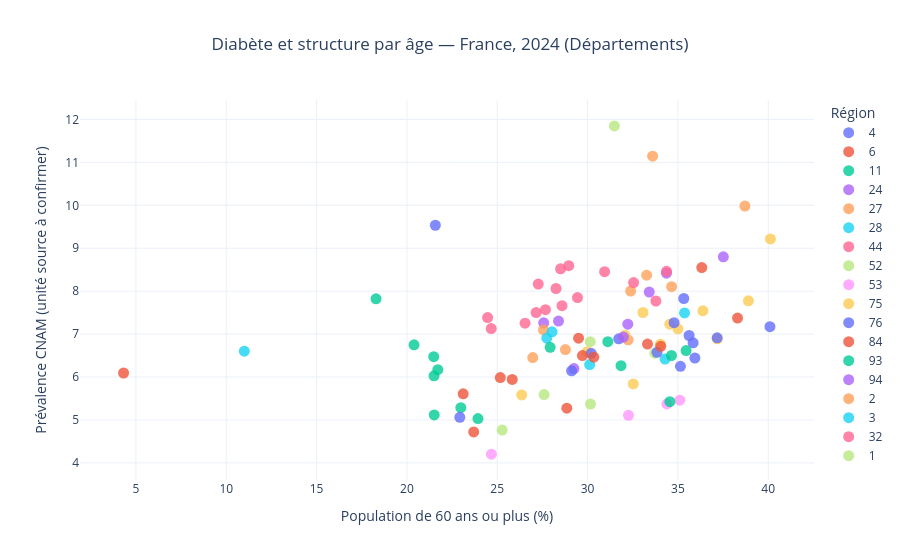

This figure's notebook cell:
### Code cell
#Créer le nuage de points

fig_scatter = px.scatter(
    df_scatter,
    x="part_60_plus_pct",
    y="prev",
    color="region",
    hover_name="nom_departement",
    hover_data={
        "code_dept": True,
        "ntop": True,
        "population_totale": ":,.0f"
    },
    title="Diabète et structure par âge — France, 2024 (Départements)",
    labels={
        "part_60_plus_pct": "Population de 60 ans ou plus (%)",
        "prev": "Prévalence CNAM (unité source à confirmer)",
        "region": "Code région"
    },
    template="plotly_white",
    opacity=0.8
)

fig_scatter.update_traces(
    marker=dict(size=11)
)

fig_scatter.update_layout(
    height=650,
    title_x=0.5,
    legend_title_text="Région"
)

fig_scatter.show()

### Figure 1 — Plotly figure (JSON) as saved in the notebook; plotly's stock layout.template omitted (floating-point values rounded to 4 significant figures)
{"data": [{"customdata": [["974", 89860, 897613]], "hovertemplate": "<b>%{hovertext}</b><br><br>Code région=4<br>Population de 60 ans ou plus (%)=%{x}<br>Prévalence CNAM (unité source à confirmer)=%{y}<br>code_dept=%{customdata[0]}<br>ntop=%{customdata[1]}<br>population_totale=%{customdata[2]:,.0f}<extra></extra>", "hovertext": ["La Réunion"], "legendgroup": "4", "marker": {"color": "#636efa", "opacity": 0.8, "size": 11, "symbol": "circle"}, "mode": "markers", "name": "4", "orientation": "v", "showlegend": true, "type": "scatter", "x": [21.57], "xaxis": "x", "y": [9.535], "yaxis": "y"}, {"customdata": [["976", 7770, 320646]], "hovertemplate": "<b>%{hovertext}</b><br><br>Code région=6<br>Population de 60 ans ou plus (%)=%{x}<br>Prévalence CNAM (unité source à confirmer)=%{y}<br>code_dept=%{customdata[0]}<br>ntop=%{customdata[1]}<br>population_totale=%{customdata[2]:,.0f}<extra></extra>", "hovertext": ["Mayotte"], "legendgroup": "6", "marker": {"color": "#EF553B", "opacity": 0.8, "size": 11, "symbol": "circle"}, "mode": "markers", "name": "6", "orientation": "v", "showlegend": true, "type": "scatter", "x": [4.317], "xaxis": "x", "y": [6.094], "yaxis": "y"}, {"customdata": [["77", 93930, 1479706], ["78", 78590, 1495123], ["91", 80230, 1347483], ["93", 127120, 1718265], ["95", 87620, 1289641], ["92", 82860, 1661465], ["75", 104110, 2084894], ["94", 85210, 1430965]], "hovertemplate": "<b>%{hovertext}</b><br><br>Code région=11<br>Population de 60 ans ou plus (%)=%{x}<br>Prévalence CNAM (unité source à confirmer)=%{y}<br>code_dept=%{customdata[0]}<br>ntop=%{customdata[1]}<br>population_totale=%{customdata[2]:,.0f}<extra></extra>", "hovertext": ["Seine-et-Marne", "Yvelines", "Essonne", "Seine-Saint-Denis", "Val-d'Oise", "Hauts-de-Seine", "Paris", "Val-de-Marne"], "legendgroup": "11", "marker": {"color": "#00cc96", "opacity": 0.8, "size": 11, "symbol": "circle"}, "mode": "markers", "name": "11", "orientation": "v", "showlegend": true, "type": "scatter", "x": [21.48, 22.98, 21.5, 18.29, 20.39, 21.51, 23.93, 21.71], "xaxis": "x", "y": [6.474, 5.285, 6.028, 7.822, 6.75, 5.116, 5.032, 6.171], "yaxis": "y"}, {"customdata": [["37", 38240, 621115], ["18", 24400, 297369], ["36", 18260, 215000], ["41", 25970, 328061], ["45", 49200, 693193], ["28", 31010, 433268]], "hovertemplate": "<b>%{hovertext}</b><br><br>Code région=24<br>Population de 60 ans ou plus (%)=%{x}<br>Prévalence CNAM (unité source à confirmer)=%{y}<br>code_dept=%{customdata[0]}<br>ntop=%{customdata[1]}<br>population_totale=%{customdata[2]:,.0f}<extra></extra>", "hovertext": ["Indre-et-Loire", "Cher", "Indre", "Loir-et-Cher", "Loiret", "Eure-et-Loir"], "legendgroup": "24", "marker": {"color": "#ab63fa", "opacity": 0.8, "size": 11, "symbol": "circle"}, "mode": "markers", "name": "24", "orientation": "v", "showlegend": true, "type": "scatter", "x": [29.25, 34.37, 37.52, 33.41, 27.57, 28.39], "xaxis": "x", "y": [6.197, 8.42, 8.8, 7.98, 7.263, 7.304], "yaxis": "y"}, {"customdata": [["25", 34410, 547024], ["89", 27150, 331426], ["21", 34550, 540943], ["90", 9560, 140174], ["39", 17540, 257588], ["58", 19170, 200818], ["70", 18320, 232484], ["71", 43850, 549723]], "hovertemplate": "<b>%{hovertext}</b><br><br>Code région=27<br>Population de 60 ans ou plus (%)=%{x}<br>Prévalence CNAM (unité source à confirmer)=%{y}<br>code_dept=%{customdata[0]}<br>ntop=%{customdata[1]}<br>population_totale=%{customdata[2]:,.0f}<extra></extra>", "hovertext": ["Doubs", "Yonne", "Côte-d'Or", "Territoire de Belfort", "Jura", "Nièvre", "Haute-Saône", "Saône-et-Loire"], "legendgroup": "27", "marker": {"color": "#FFA15A", "opacity": 0.8, "size": 11, "symbol": "circle"}, "mode": "markers", "name": "27", "orientation": "v", "showlegend": true, "type": "scatter", "x": [26.96, 33.27, 28.77, 27.56, 32.25, 38.71, 32.39, 34.65], "xaxis": "x", "y": [6.453, 8.372, 6.64, 7.1, 6.866, 9.982, 8.003, 8.104], "yaxis": "y"}, {"customdata": [["27", 40980, 603231], ["50", 31660, 497681], ["61", 19840, 273958], ["76", 87620, 1261327], ["14", 44110, 712763]], "hovertemplate": "<b>%{hovertext}</b><br><br>Code région=28<br>Population de 60 ans ou plus (%)=%{x}<br>Prévalence CNAM (unité source à confirmer)=%{y}<br>code_dept=%{customdata[0]}<br>ntop=%{customdata[1]}<br>population_totale=%{customdata[2]:,.0f}<extra></extra>", "hovertext": ["Eure", "Manche", "Orne", "Seine-Maritime", "Calvados"], "legendgroup": "28", "marker": {"color": "#19d3f3", "opacity": 0.8, "size": 11, "symbol": "circle"}, "mode": "markers", "name": "28", "orientation": "v", "showlegend": true, "type": "scatter", "x": [27.74, 34.29, 35.37, 28.03, 30.12], "xaxis": "x", "y": [6.904, 6.418, 7.494, 7.054, 6.29], "yaxis": "y"}, {"customdata": [["54", 49690, 731137], ["10", 23290, 309743], ["51", 41710, 560932], ["08", 21670, 264406], ["52", 13870, 167185], ["55", 14050, 179279], ["57", 76780, 1050916], ["67", 83030, 1167537], ["68", 56340, 770839], ["88", 27700, 355483]], "hovertemplate": "<b>%{hovertext}</b><br><br>Code région=44<br>Population de 60 ans ou plus (%)=%{x}<br>Prévalence CNAM (unité source à confirmer)=%{y}<br>code_dept=%{customdata[0]}<br>ntop=%{customdata[1]}<br>population_totale=%{customdata[2]:,.0f}<extra></extra>", "hovertext": ["Meurthe-et-Moselle", "Aube", "Marne", "Ardennes", "Haute-Marne", "Meuse", "Moselle", "Bas-Rhin", "Haut-Rhin", "Vosges"], "legendgroup": "44", "marker": {"color": "#FF6692", "opacity": 0.8, "size": 11, "symbol": "circle"}, "mode": "markers", "name": "44", "orientation": "v", "showlegend": true, "type": "scatter", "x": [27.15, 29.44, 27.67, 30.94, 34.37, 32.55, 28.51, 26.54, 28.59, 33.78], "xaxis": "x", "y": [7.502, 7.85, 7.569, 8.454, 8.463, 8.199, 8.521, 7.254, 7.661, 7.771], "yaxis": "y"}, {"customdata": [["72", 37960, 566239], ["85", 47290, 719419], ["44", 71100, 1499333], ["49", 46310, 837086], ["53", 16220, 304794]], "hovertemplate": "<b>%{hovertext}</b><br><br>Code région=52<br>Population de 60 ans ou plus (%)=%{x}<br>Prévalence CNAM (unité source à confirmer)=%{y}<br>code_dept=%{customdata[0]}<br>ntop=%{customdata[1]}<br>population_totale=%{customdata[2]:,.0f}<extra></extra>", "hovertext": ["Sarthe", "Vendée", "Loire-Atlantique", "Maine-et-Loire", "Mayenne"], "legendgroup": "52", "marker": {"color": "#B6E880", "opacity": 0.8, "size": 11, "symbol": "circle"}, "mode": "markers", "name": "52", "orientation": "v", "showlegend": true, "type": "scatter", "x": [30.15, 33.72, 25.27, 27.59, 30.16], "xaxis": "x", "y": [6.823, 6.555, 4.765, 5.591, 5.37], "yaxis": "y"}, {"customdata": [["22", 33590, 613675], ["29", 47750, 937401], ["35", 46610, 1129874], ["56", 42780, 788761]], "hovertemplate": "<b>%{hovertext}</b><br><br>Code région=53<br>Population de 60 ans ou plus (%)=%{x}<br>Prévalence CNAM (unité source à confirmer)=%{y}<br>code_dept=%{customdata[0]}<br>ntop=%{customdata[1]}<br>population_totale=%{customdata[2]:,.0f}<extra></extra>", "hovertext": ["Côtes-d'Armor", "Finistère", "Ille-et-Vilaine", "Morbihan"], "legendgroup": "53", "marker": {"color": "#FF97FF", "opacity": 0.8, "size": 11, "symbol": "circle"}, "mode": "markers", "name": "53", "orientation": "v", "showlegend": true, "type": "scatter", "x": [35.11, 32.26, 24.68, 34.39], "xaxis": "x", "y": [5.46, 5.108, 4.204, 5.372], "yaxis": "y"}, {"customdata": [["19", 17730, 241041], ["24", 32070, 418922], ["33", 95030, 1705851], ["47", 23640, 334441], ["64", 41300, 711995], ["86", 27830, 438156], ["16", 24910, 352712], ["17", 47510, 677063], ["23", 10030, 115406], ["40", 30460, 437955], ["79", 25830, 375205], ["87", 26990, 373138]], "hovertemplate": "<b>%{hovertext}</b><br><br>Code région=75<br>Population de 60 ans ou plus (%)=%{x}<br>Prévalence CNAM (unité source à confirmer)=%{y}<br>code_dept=%{customdata[0]}<br>ntop=%{customdata[1]}<br>population_totale=%{customdata[2]:,.0f}<extra></extra>", "hovertext": ["Corrèze", "Dordogne", "Gironde", "Lot-et-Garonne", "Pyrénées-Atlantiques", "Vienne", "Charente", "Charente-Maritime", "Creuse", "Landes", "Deux-Sèvres", "Haute-Vienne"], "legendgroup": "75", "marker": {"color": "#FECB52", "opacity": 0.8, "size": 11, "symbol": "circle"}, "mode": "markers", "name": "75", "orientation": "v", "showlegend": true, "type": "scatter", "x": [36.39, 38.9, 26.35, 35.0, 32.53, 29.97, 34.55, 37.18, 40.12, 34.02, 32.08, 33.07], "xaxis": "x", "y": [7.542, 7.774, 5.584, 7.123, 5.839, 6.586, 7.23, 6.889, 9.216, 6.763, 6.972, 7.503], "yaxis": "y"}, {"customdata": [["11", 29940, 380655], ["12", 17730, 279184], ["30", 53820, 776271], ["46", 12430, 176770], ["48", 4550, 76473], ["65", 15740, 231783], ["81", 26120, 399124], ["09", 10740, 156158], ["32", 13190, 192545], ["66", 37300, 501089], ["82", 17540, 266620], ["31", 72940, 1487248], ["34", 76870, 1241949]], "hovertemplate": "<b>%{hovertext}</b><br><br>Code région=76<br>Population de 60 ans ou plus (%)=%{x}<br>Prévalence CNAM (unité source à confirmer)=%{y}<br>code_dept=%{customdata[0]}<br>ntop=%{customdata[1]}<br>population_totale=%{customdata[2]:,.0f}<extra></extra>", "hovertext": ["Aude", "Aveyron", "Gard", "Lot", "Lozère", "Hautes-Pyrénées", "Tarn", "Ariège", "Gers", "Pyrénées-Orientales", "Tarn-et-Garonne", "Haute-Garonne", "Hérault"], "legendgroup": "76", "marker": {"color": "#636efa", "opacity": 0.8, "size": 11, "symbol": "circle"}, "mode": "markers", "name": "76", "orientation": "v", "showlegend": true, "type": "scatter", "x": [35.32, 35.94, 31.72, 40.1, 35.14, 35.84, 33.84, 35.62, 37.17, 34.79, 30.2, 22.93, 29.12], "xaxis": "x", "y": [7.829, 6.443, 6.89, 7.172, 6.25, 6.796, 6.576, 6.967, 6.912, 7.267, 6.551, 5.062, 6.144], "yaxis": "y"}, {"customdata": [["26", 34420, 525717], ["69", 106840, 1922269], ["07", 22280, 335612], ["74", 38730, 868714], ["01", 38040, 685867], ["15", 10320, 143983], ["03", 27920, 332221], ["38", 77610, 1304945], ["42", 52870, 775377], ["43", 15430, 228850], ["63", 42470, 664361], ["73", 23740, 450419]], "hovertemplate": "<b>%{hovertext}</b><br><br>Code région=84<br>Population de 60 ans ou plus (%)=%{x}<br>Prévalence CNAM (unité source à confirmer)=%{y}<br>code_dept=%{customdata[0]}<br>ntop=%{customdata[1]}<br>population_totale=%{customdata[2]:,.0f}<extra></extra>", "hovertext": ["Drôme", "Rhône", "Ardèche", "Haute-Savoie", "Ain", "Cantal", "Allier", "Isère", "Loire", "Haute-Loire", "Puy-de-Dôme", "Savoie"], "legendgroup": "84", "marker": {"color": "#EF553B", "opacity": 0.8, "size": 11, "symbol": "circle"}, "mode": "markers", "name": "84", "orientation": "v", "showlegend": true, "type": "scatter", "x": [30.35, 23.12, 34.05, 23.7, 25.17, 38.3, 36.32, 25.83, 29.5, 33.32, 29.72, 28.85], "xaxis": "x", "y": [6.463, 5.609, 6.717, 4.721, 5.987, 7.373, 8.55, 5.943, 6.905, 6.767, 6.499, 5.275], "yaxis": "y"}, {"customdata": [["04", 11110, 168835], ["13", 144580, 2098481], ["05", 7930, 144264], ["06", 72870, 1137058], ["83", 76010, 1129201], ["84", 40560, 574523]], "hovertemplate": "<b>%{hovertext}</b><br><br>Code région=93<br>Population de 60 ans ou plus (%)=%{x}<br>Prévalence CNAM (unité source à confirmer)=%{y}<br>code_dept=%{customdata[0]}<br>ntop=%{customdata[1]}<br>population_totale=%{customdata[2]:,.0f}<extra></extra>", "hovertext": ["Alpes-de-Haute-Provence", "Bouches-du-Rhône", "Hautes-Alpes", "Alpes-Maritimes", "Var", "Vaucluse"], "legendgroup": "93", "marker": {"color": "#00cc96", "opacity": 0.8, "size": 11, "symbol": "circle"}, "mode": "markers", "name": "93", "orientation": "v", "showlegend": true, "type": "scatter", "x": [35.45, 27.93, 34.56, 31.85, 34.64, 31.12], "xaxis": "x", "y": [6.617, 6.692, 5.426, 6.263, 6.501, 6.824], "yaxis": "y"}, {"customdata": [["2B", 11960, 188285], ["2A", 10490, 170548]], "hovertemplate": "<b>%{hovertext}</b><br><br>Code région=94<br>Population de 60 ans ou plus (%)=%{x}<br>Prévalence CNAM (unité source à confirmer)=%{y}<br>code_dept=%{customdata[0]}<br>ntop=%{customdata[1]}<br>population_totale=%{customdata[2]:,.0f}<extra></extra>", "hovertext": ["Haute-Corse", "Corse-du-Sud"], "legendgroup": "94", "marker": {"color": "#ab63fa", "opacity": 0.8, "size": 11, "symbol": "circle"}, "mode": "markers", "name": "94", "orientation": "v", "showlegend": true, "type": "scatter", "x": [32.23, 31.99], "xaxis": "x", "y": [7.23, 6.932], "yaxis": "y"}, {"customdata": [["972", 40200, 360227]], "hovertemplate": "<b>%{hovertext}</b><br><br>Code région=2<br>Population de 60 ans ou plus (%)=%{x}<br>Prévalence CNAM (unité source à confirmer)=%{y}<br>code_dept=%{customdata[0]}<br>ntop=%{customdata[1]}<br>population_totale=%{customdata[2]:,.0f}<extra></extra>", "hovertext": ["Martinique"], "legendgroup": "2", "marker": {"color": "#FFA15A", "opacity": 0.8, "size": 11, "symbol": "circle"}, "mode": "markers", "name": "2", "orientation": "v", "showlegend": true, "type": "scatter", "x": [33.6], "xaxis": "x", "y": [11.14], "yaxis": "y"}, {"customdata": [["973", 13600, 296151]], "hovertemplate": "<b>%{hovertext}</b><br><br>Code région=3<br>Population de 60 ans ou plus (%)=%{x}<br>Prévalence CNAM (unité source à confirmer)=%{y}<br>code_dept=%{customdata[0]}<br>ntop=%{customdata[1]}<br>population_totale=%{customdata[2]:,.0f}<extra></extra>", "hovertext": ["Guyane"], "legendgroup": "3", "marker": {"color": "#19d3f3", "opacity": 0.8, "size": 11, "symbol": "circle"}, "mode": "markers", "name": "3", "orientation": "v", "showlegend": true, "type": "scatter", "x": [11.0], "xaxis": "x", "y": [6.601], "yaxis": "y"}, {"customdata": [["59", 187060, 2615021], ["62", 117660, 1454949], ["80", 44590, 563892], ["02", 43930, 521077], ["60", 58220, 828901]], "hovertemplate": "<b>%{hovertext}</b><br><br>Code région=32<br>Population de 60 ans ou plus (%)=%{x}<br>Prévalence CNAM (unité source à confirmer)=%{y}<br>code_dept=%{customdata[0]}<br>ntop=%{customdata[1]}<br>population_totale=%{customdata[2]:,.0f}<extra></extra>", "hovertext": ["Nord", "Pas-de-Calais", "Somme", "Aisne", "Oise"], "legendgroup": "32", "marker": {"color": "#FF6692", "opacity": 0.8, "size": 11, "symbol": "circle"}, "mode": "markers", "name": "32", "orientation": "v", "showlegend": true, "type": "scatter", "x": [24.47, 27.27, 28.25, 28.96, 24.67], "xaxis": "x", "y": [7.385, 8.166, 8.062, 8.594, 7.129], "yaxis": "y"}, {"customdata": [["971", 45900, 383889]], "hovertemplate": "<b>%{hovertext}</b><br><br>Code région=1<br>Population de 60 ans ou plus (%)=%{x}<br>Prévalence CNAM (unité source à confirmer)=%{y}<br>code_dept=%{customdata[0]}<br>ntop=%{customdata[1]}<br>population_totale=%{customdata[2]:,.0f}<extra></extra>", "hovertext": ["Guadeloupe"], "legendgroup": "1", "marker": {"color": "#B6E880", "opacity": 0.8, "size": 11, "symbol": "circle"}, "mode": "markers", "name": "1", "orientation": "v", "showlegend": true, "type": "scatter", "x": [31.48], "xaxis": "x", "y": [11.85], "yaxis": "y"}], "layout": {"autosize": true, "legend": {"title": {"text": "Région"}, "tracegroupgap": 0}, "title": {"text": "Diabète et structure par âge — France, 2024 (Départements)", "x": 0.5}, "xaxis": {"anchor": "y", "autorange": true, "domain": [0, 1], "range": [1.996, 42.44], "title": {"text": "Population de 60 ans ou plus (%)"}, "type": "linear"}, "yaxis": {"anchor": "x", "autorange": true, "domain": [0, 1], "range": [3.637, 12.42], "title": {"text": "Prévalence CNAM (unité source à confirmer)"}, "type": "linear"}}}
